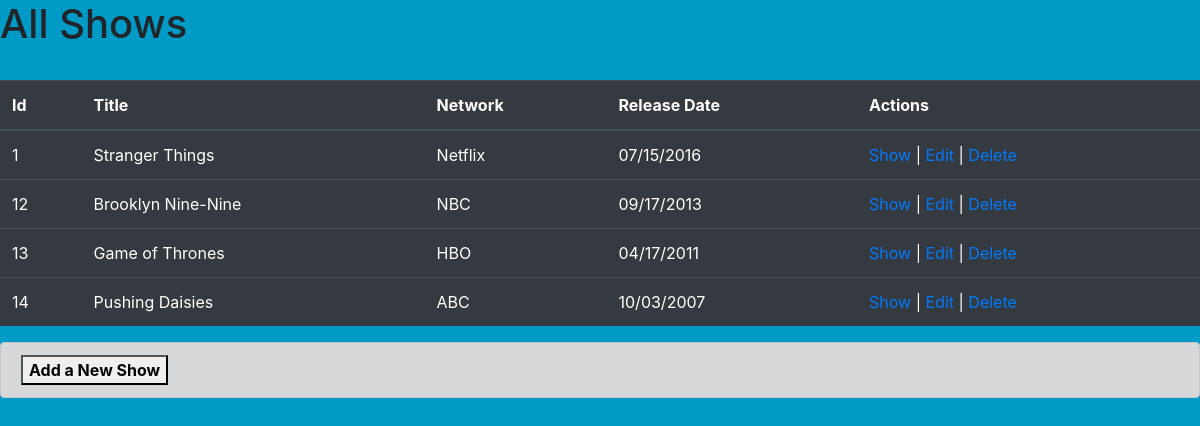
The page / on the database its author committed.
### TvShowApp/models.py (models this page shows)
class Showsnew(models.Model):
    title = models.CharField(max_length=255)
    network = models.CharField(max_length=100)
    release_date = models.DateTimeField()
    description = models.CharField(max_length=255)
    created_at = models.DateTimeField(auto_now_add=True)
    updated_at = models.DateTimeField(auto_now=True)
    objects = ShowsManager()

### TvShowApp/views.py (the view)
# urls.py: path('', views.allshows),
def allshows(request):
    context = {
        'shows': Showsnew.objects.all()
    }
    return render(request, 'allshows.html', context)

### TvShowApp/templates/allshows.html (shortened to what this page needs)
<!DOCTYPE html>
<html lang="en">
<head>
    <link rel="stylesheet" href="https://stackpath.bootstrapcdn.com/bootstrap/4.5.0/css/bootstrap.min.css">
    {% load static %}
    <link rel="stylesheet" href="{% static 'style.css' %}">
</head>
<body>
    <h1>All Shows</h1>
    <table class="table table-dark">
        <thead>
            <tr>
                <th>Id</th>
                <th>Title</th>
                <th>Network</th>
                <th>Release Date</th>
                <th>Actions</th>
            </tr>
        </thead>
        <tbody>
            {% for show in shows %}
            <tr>
                <td>{{show.id}}</td>
                <td>{{show.title}}</td>
                <td>{{show.network}}</td>
                <td>{{show.release_date|date:"SHORT_DATE_FORMAT"}}</td>
                <td><a href='/shows/{{ show.id }}/'>Show</a> | <a href='/shows/{{ show.id }}/edit'>Edit</a> | <a href='/shows/{{ show.id }}/delete'>Delete</a></td>
            </tr>
            {% endfor %}
        </tbody>
    </table>
<div class="alert alert-dark" role="alert">
    <button><a href="/shows/new" class="alert-link">Add a New Show</a></button>
</div>
</body>
</html>

### TvShowApp/static/style.css (style rules this page uses)
body { background-color: #009AC7; }

### rows shown on the page
Showsnew: id "1", title "Stranger Things", network "Netflix", release_date "07/15/2016"
Showsnew: id "12", title "Brooklyn Nine-Nine", network "NBC", release_date "09/17/2013"
Showsnew: id "13", title "Game of Thrones", network "HBO", release_date "04/17/2011"
Showsnew: id "14", title "Pushing Daisies", network "ABC", release_date "10/03/2007"
